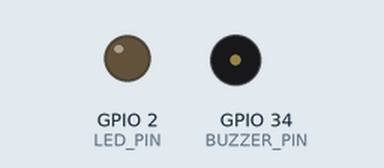
Simulated run of this sketch. Board: ESP32. Parts: output pins drawn as LEDs (lit = HIGH), buzzer (waves = sounding).

Above: at 1.56 s.
At 14.32 s:
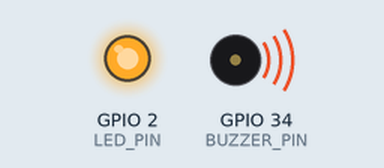
Timing chart, 0 to 15.0 s (numbered marks = the images above):
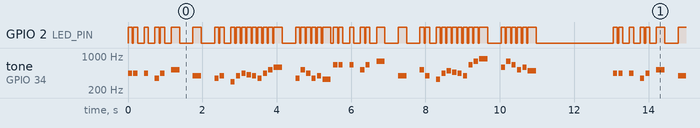

The sketch:

audio.ino
```cpp
#include <Arduino.h>

#define BUZZER_PIN 34
#define LED_PIN 2  // Onboard LED

// Konfigurasi LEDC (LED Control)
#define LEDC_CHANNEL 0
#define LEDC_RESOLUTION 8
#define LEDC_BASE_FREQ 5000

// Melodi opening
int melody[] = {
  440, 440, 0, 440, 0, 349, 440, 0, 523, 0, 392, 0,
  349, 392, 0, 294, 392, 440, 415, 392, 349, 440, 523, 587,
  0, 349, 523, 440, 349, 392, 330,
  659, 659, 0, 659, 0, 523, 659, 0, 784, 0, 392, 0,
  523, 392, 0, 330, 440, 494, 466, 440, 392, 659, 784, 880,
  0, 587, 784, 659, 523, 587, 494
};

// Durasi masing-masing nada
int noteDurations[] = {
  8, 8, 8, 8, 8, 8, 8, 8, 4, 4, 4, 4,
  8, 8, 8, 8, 8, 8, 8, 8, 8, 8, 8, 4,
  4, 8, 8, 8, 8, 8, 4,
  8, 8, 8, 8, 8, 8, 8, 8, 4, 4, 4, 4,
  8, 8, 8, 8, 8, 8, 8, 8, 8, 8, 8, 4,
  4, 8, 8, 8, 8, 8, 4
};

void setup() {
  pinMode(LED_PIN, OUTPUT);

  // Setup LEDC untuk buzzer
  ledcSetup(LEDC_CHANNEL, LEDC_BASE_FREQ, LEDC_RESOLUTION);
  ledcAttachPin(BUZZER_PIN, LEDC_CHANNEL);
}

void playTone(int frequency, int duration) {
  if (frequency == 0) {
    // Jika frekuensi 0, istirahat (tidak ada suara)
    ledcWriteTone(LEDC_CHANNEL, 0);
    digitalWrite(LED_PIN, LOW);
    delay(duration);
  } else {
    // Mainkan nada dengan frekuensi tertentu
    ledcWriteTone(LEDC_CHANNEL, frequency);
    digitalWrite(LED_PIN, HIGH);
    delay(duration);
    ledcWriteTone(LEDC_CHANNEL, 0);
    digitalWrite(LED_PIN, LOW);
  }
  // Jeda singkat antar nada
  delay(duration * 0.3);
}

void playMelody() {
  int tempo = 900;  // Kecepatan melodi (semakin kecil semakin cepat)
  int melodySize = sizeof(melody) / sizeof(melody[0]);

  for (int i = 0; i < melodySize; i++) {
    int noteDuration = tempo / noteDurations[i];
    playTone(melody[i], noteDuration);
  }
}

void loop() {
  playMelody();
  delay(2000);  // Jeda 2 detik sebelum mengulang
}
```

Measured:
- by itself, GPIO 2 (LED_PIN): moves between LOW and HIGH, repeating every 13.0 s
- by itself, tone on GPIO 34 (BUZZER_PIN): plays 440 Hz for 0.11 s, 440 Hz for 0.11 s, 440 Hz for 0.11 s, 349 Hz for 0.11 s, 440 Hz for 0.11 s, 523 Hz for 0.23 s … (480 notes in this stretch)
